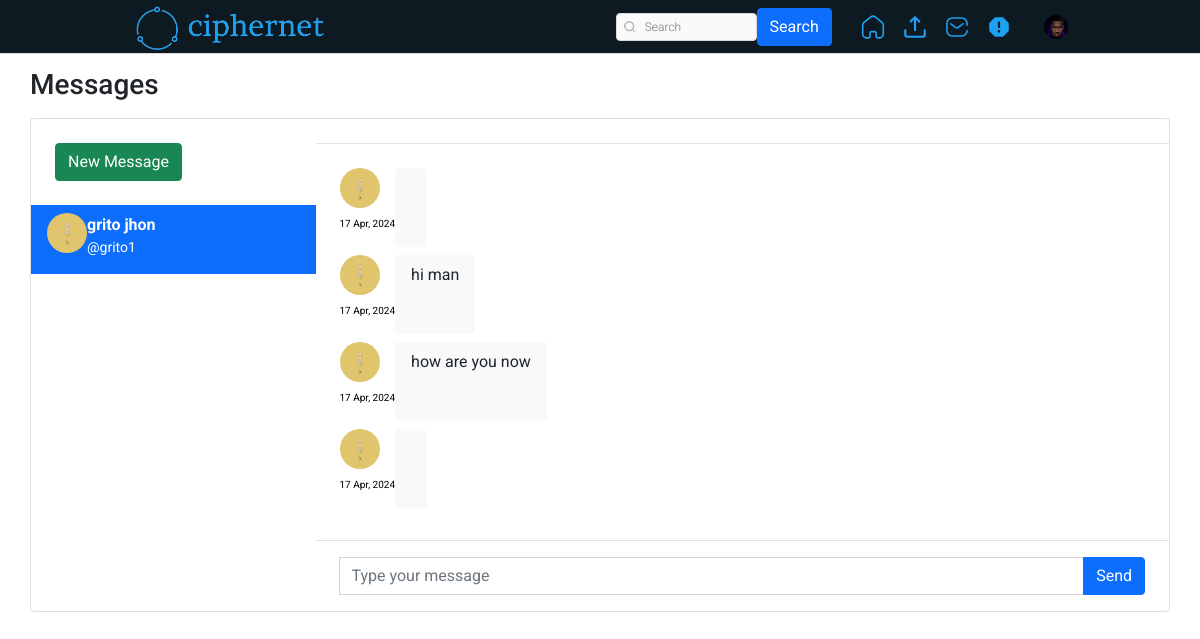
Screenshot of /message/ (signed in) with the database file from the repository.
### authy/models.py (models this page shows, shortened)
class Profile(models.Model):
    user = models.OneToOneField(User, related_name='profile', on_delete=models.CASCADE)
    image = models.ImageField(upload_to="profile_pciture", null=True, default="default.jpg")
    first_name = models.CharField(max_length=200, null=True, blank=True)
    last_name = models.CharField(max_length=200, null=True, blank=True)
    bio = models.CharField(max_length=200, null=True, blank=True)
    location = models.CharField(max_length=200, null=True, blank=True)
    url = models.URLField(max_length=200, null=True, blank=True)
    favourite = models.ManyToManyField(Post, blank=True)

### directs/models.py (models this page shows, shortened)
class Message(models.Model):
    user = models.ForeignKey(User, on_delete=models.CASCADE, related_name="user")
    sender = models.ForeignKey(User, on_delete=models.CASCADE, related_name="from_user")
    reciepient = models.ForeignKey(User, on_delete=models.CASCADE, related_name="to_user")
    body = models.TextField(null=True)
    date = models.DateTimeField(auto_now_add=True)
    is_read = models.BooleanField(default=False)
    def get_message(user):
        users = []
        messages = Message.objects.filter(user=user).values('reciepient').annotate(last=Max('date')).order_by('-last')
        for message in messages:
            users.append({
                'user': User.objects.get(pk=message['reciepient']),
                'last': message['last'],
                'unread': Message.objects.filter(user=user, reciepient__pk=message['reciepient'], is_read=False).count()
            })
        return users

### directs/views.py (the view)
# urls.py: path('', inbox, name="message"),
@login_required
def inbox(request):
    user = request.user
    messages = Message.get_message(user=request.user)
    active_direct = None
    directs = None
    profile = get_object_or_404(Profile, user=user)
    if messages:
        message = messages[0]
        active_direct = message['user'].username
        directs = Message.objects.filter(user=request.user, reciepient=message['user'])
        directs.update(is_read=True)
        for message in messages:
            if message['user'].username == active_direct:
                message['unread'] = 0
    context = {
        'directs': directs,
        'messages': messages,
        'active_direct': active_direct,
        'profile': profile,
    }
    return render(request, 'directs/direct.html', context)

### templates/directs/direct.html (shortened to what this page needs)
{% extends 'base.html' %}
{% load static %}
{% block content %}
<head>
	<link href="https://cdn.jsdelivr.net/npm/bootstrap@5.1.3/dist/css/bootstrap.min.css" rel="stylesheet">
</head>
<br><br>
<main class="conetent">
    <div class="container p-0">
		<h1 class="h3 mb-3">Messages</h1>
		<div class="card">
			<div class="row g-0">
				<div class="col-12 col-lg-12 col-xl-3 border-right chat-messages" >
					<div class="px-4 d-none d-md-block">
						<div class="d-flex align-items-center">
							<div class="flex-grow-1">
								<a href="{% url 'search-users' %}" class="btn btn-success mt-4 mb-4">New Message</a>
							</div>
						</div>
					</div>
					{% for message in messages %}
					<a href="{% url 'directs' message.user.username %}" class="list-group-item list-group-item-action border-0 {% if active_direct == message.user.username %}active{% endif %}">
						<div class="d-flex align-items-start pb-2">
								<img src="{{ message.user.profile.image.url }}" class="rounded-circle mr-1" alt="img" width="40" height="40">
							<div class="flex-grow-1 ml-6">
								<b>{{message.user.profile.first_name}} {{message.user.profile.last_name}}</b>
								<div class="small"> @{{message.user.username}}</div>
							</div>
						</div>
					</a>
					{% endfor %}
				</div>
				<div class="col-12 col-lg-7 col-xl-9">
					<div class="py-2 px-4 border-bottom d-none d-lg-block">
						<div class="d-flex align-items-center py-1">
						</div>
					</div>
					<div class="position-relative">
						<div class="chat-messages p-4">
									{% for direct in directs %}
										{% if direct.sender == request.user %}
											<div class="chat-message-right pb-2">
												<div>
													<a href=""><img src="{{ direct.sender.profile.image.url }}" class="rounded-circle mr-1" alt="img" width="40" height="40"></a>
													<div class="text-muted small text-nowrap mt-2" style="font-size:10px; color: rgba(180, 180, 180, 0);"><p style="font-size:10px; color: black;">{{direct.date|date:"d M, Y"}}</p></div>
												</div>
												<div class="flex-shrink-1 bg-light rounded py-2 px-3 ml-3">
													{{direct.body}}
												</div>
											</div>
										{% else %}
											<div class="chat-message-left pb-2">
												<div>
													<a href=""><img src="{{ direct.sender.profile.image.url }}" class="rounded-circle mr-1" alt="img" width="40" height="40"></a>
													<div class="text-muted small text-nowrap mt-2" style="font-size:10px; color: rgba(180, 180, 180, 0);"><p style="font-size:10px; color: black;">{{direct.date|date:"d M, Y"}}</p></div>
												</div>
												<div class="flex-shrink-1 bg-light rounded py-2 px-3 ml-3">
													{{direct.body}}
												</div>
											</div>
										{% endif %}
									{% endfor %}
						</div>
					</div>
						<div class="flex-grow-0 py-3 px-4 border-top">
							<form method="POST" action="{% url 'send-directs' %}">
								<div class="input-group">
									<input name="body" type="text" class="form-control" placeholder="Type your message">
									<button class="btn btn-primary" type="submit">Send</button>
								</div>
							</form>
						</div>
				</div>
			</div>
		</div>
	</div>
</main>
</html>
{% endblock content %}

### templates/base.html (shortened to what this page needs)
{% load static %}
<!DOCTYPE html>
<html lang="en">
<head>
    <link rel="stylesheet" href="https://cdn.jsdelivr.net/npm/bootstrap-icons@1.8.1/font/bootstrap-icons.css">
    <link href="https://cdn.jsdelivr.net/npm/bootstrap@5.1.3/dist/css/bootstrap.min.css" rel="stylesheet">
    <link rel="stylesheet" type="text/css" href="{% static 'assets1/style.css' %}">
</head>
<body>
    <header class="header">
        <nav class="header__content">
            <div class="header__buttons">
                <a href="{% url 'index' %}" class="header__home">
                    <img src="{% static 'assets2/images/ciphernetlogo.png' %}" alt="logo" class="logo">
                </a>
            </div>
            <form action="{% url 'search-users' %}" method="GET">
                <div class="header__search">
                    <input type="text" placeholder="Search" name="q" value="{{ request.GET.q }}">
                    <button class="btn btn-primary" type="submit">Search</button>
                </div>
            </form>&nbsp;&nbsp;&nbsp;&nbsp;&nbsp;&nbsp;&nbsp;
            <div class="header__buttons header__buttons--desktop">
                <a href="{% url 'index' %}">
                </a>
                <a href="{% url 'newpost' %}">
                </a>
                <a href="{% url 'message' %}">
                </a>
                <a href="{% url 'report_view' %}">
                </a>
                <a href="">
                    <button class="profile-button">
                        <a href="{% url 'profile' request.user %}">
                            <div class="profile-button__picture">
                                <img src="{{request.user.profile.image.url}}" alt="User Picture">
                            </div>
                        </a>
                    </button>
                </a>
            </div>
        </nav>
    </header>
    {% block content %}
    {% endblock content %}
</body>
</html>

### static/assets1/style.css (style rules this page uses)
*, *::after, *::before { box-sizing: border-box; margin: 0; padding: 0; }
*, button, input, select, textarea { font-family: 'Roboto', sans-serif; }
:root { --primary: #0D1A22; --secondary: hsl(0, 0%, 98%); --border: hsl(0, 0%, 86%); --story-border: hsl(0, 0%, 78%); --img-border: hsla(0, 0%, 0%, 0.1); --text-dark: hsl(0, 0%, 15%); --text-light: hsl(0, 0%, 60%); --like: hsl(355, 82%, 61%); --link: hsl(204, 100%, 48%); --header-height: 44px; --nav-height: 44px; }
body { min-height: 100vh; display: flex; flex-direction: column; overflow-y: auto; background-color: var(--primary); }
svg { display: block; }
img { max-width: 100%; }
.header { width: 100%; height: var(--header-height); background-color: var(--primary); display: flex; justify-content: center; position: fixed; top: 0; left: 0; z-index: 2; }
.header::after { content: ''; position: absolute; bottom: 0; width: 100%; height: 1px; background-color: var(--border); }
.header__content { width: 100%; max-width: 975px; padding: 0 14px; display: flex; justify-content: space-between; align-items: center; }
.header__home { margin-top: 5px; }
.header__search { width: 216px; height: 28px; display: none; align-items: center; position: relative; }
.header__search svg { width: 12px; height: 12px; position: absolute; left: 8px; }
.header__search input { width: 100%; height: 100%; background-color: var(--secondary); padding: 4px 10px 4px 28px; border: 1px solid var(--border); border-radius: 4px; outline: none; font-size: 12px; font-weight: 300; text-decoration: none; color: var(--text-light); text-overflow: ellipsis; overflow: hidden; white-space: nowrap; }
.header__buttons { display: flex; align-items: center; gap: 16px; }
.logo { max-width: 40%; height: auto; }
.profile-button { background-color: transparent; border: none; outline: none; cursor: pointer; position: relative; }
.profile-button__picture { width: 24px; height: 24px; border-radius: 50%; overflow: hidden; position: relative; }
.profile-button__picture::after { content: ''; position: absolute; top: 0; bottom: 0; left: 0; right: 0; border: 1px solid var(--img-border); border-radius: 50%; }
@media (min-width: 768px) { :root { --header-height: 54px; --nav-height: 0px; } }
@media (min-width: 768px) { .header__content { padding: 0 20px; } }
@media (min-width: 768px) { .header__search { display: flex; } }

### templates/directs/direct.html (style rules this page uses)
body { margin-top:20px; }
.chat-messages { display: flex; flex-direction: column; max-height: 800px; overflow-y: scroll }
.chat-message-left, .chat-message-right { display: flex; flex-shrink: 0 }
.chat-message-left { margin-right: auto }
.py-3 { padding-top: 1rem!important; padding-bottom: 1rem!important; }
.px-4 { padding-right: 1.5rem!important; padding-left: 1.5rem!important; }
.flex-grow-0 { flex-grow: 0!important; }
.border-top { border-top: 1px solid #dee2e6!important; }

### rows the page displays
Message: sender.profile.image (picture), date "17 Apr, 2024"
Message: sender.profile.image (picture), date "17 Apr, 2024", body "hi man"
Message: sender.profile.image (picture), date "17 Apr, 2024", body "how are you now"
Message: sender.profile.image (picture), date "17 Apr, 2024"

### other values shown
{{ message.user.profile.first_name }} "grito"
{{ message.user.profile.last_name }} "jhon"
{{ message.user.username }} "grito1"
